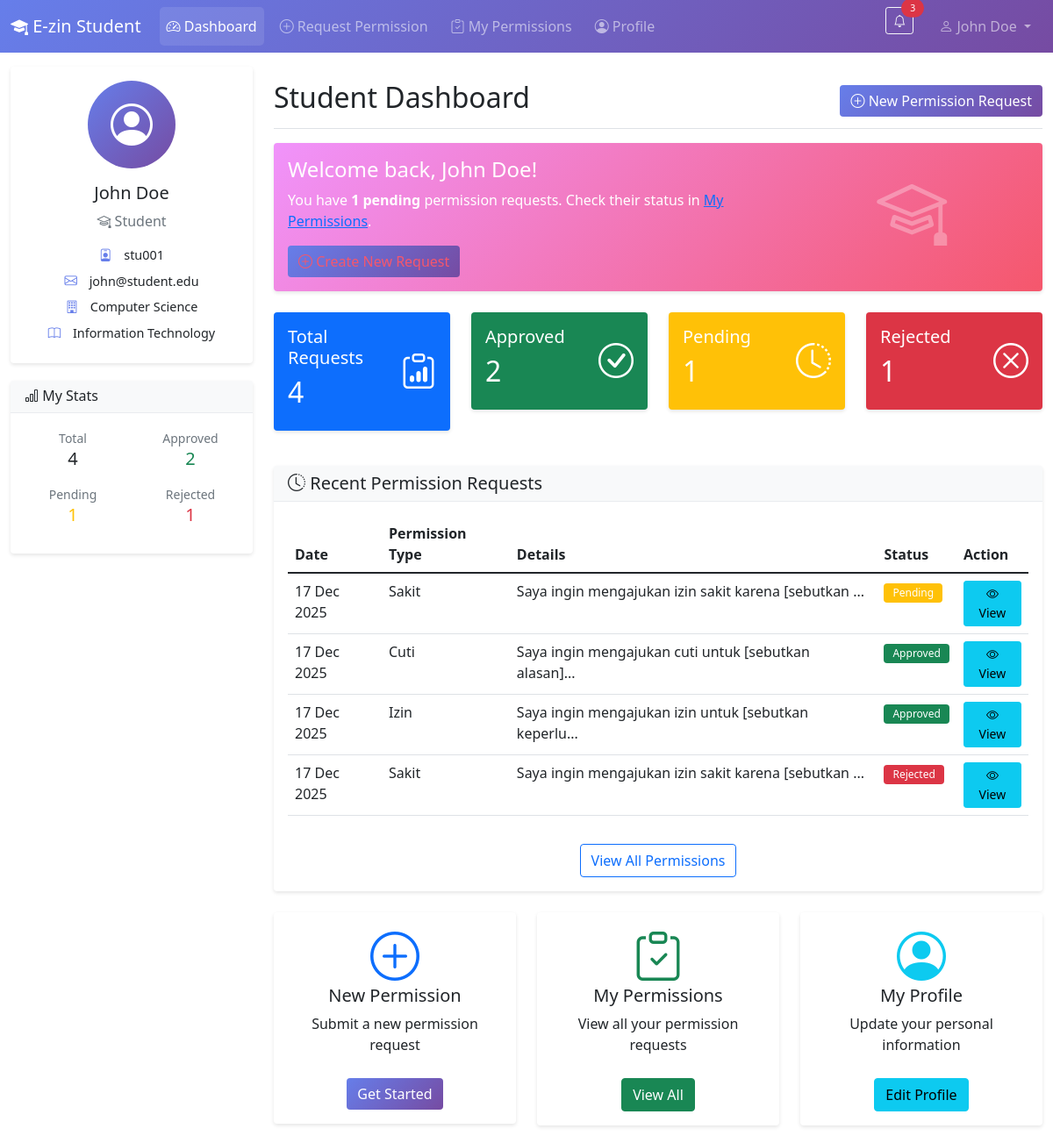
The page /student/dashboard.php (signed in) on the database as committed earlier.
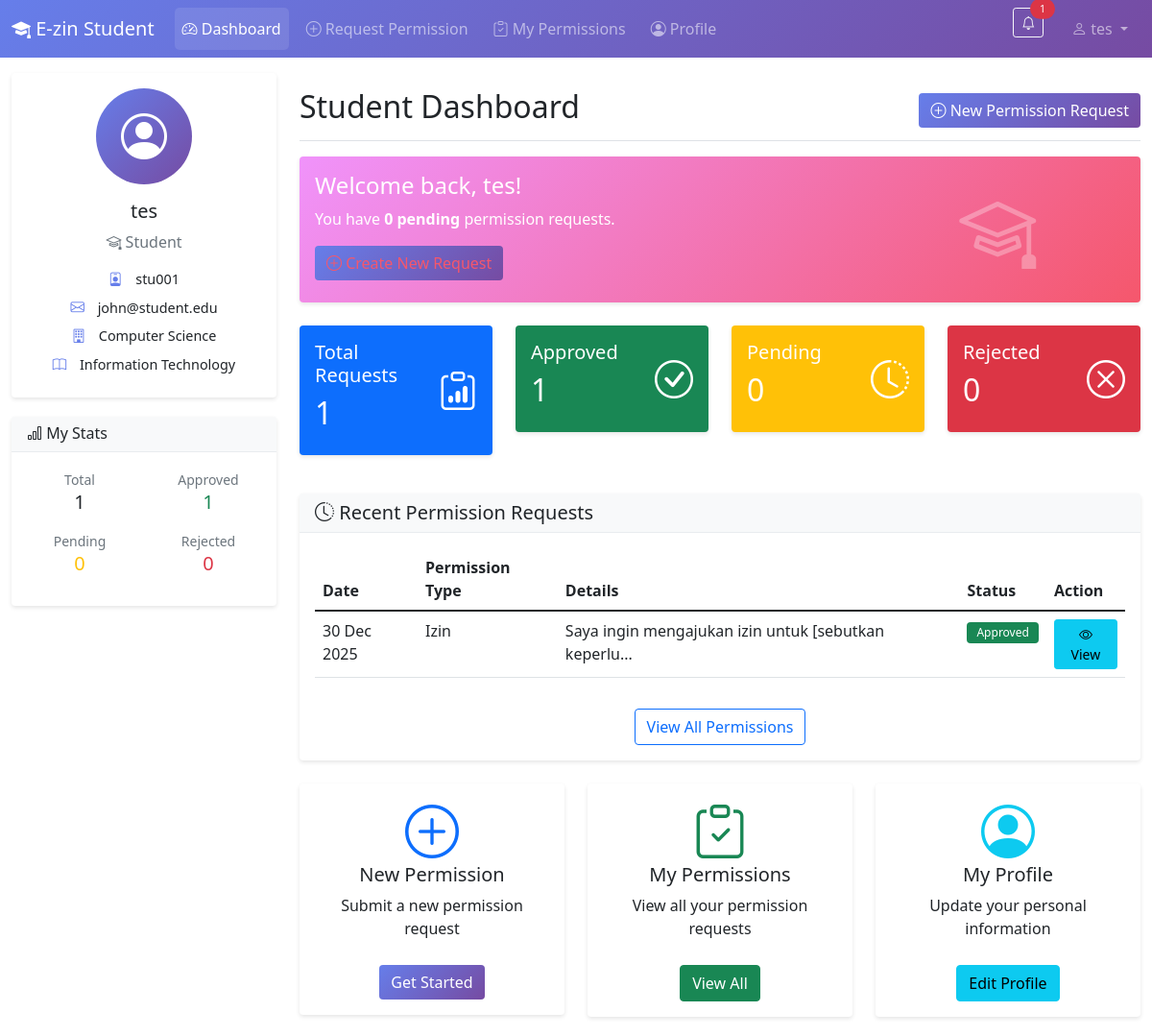
The same page on the database as committed later.
### tables this page shows
CREATE TABLE `employees` (
  `id` int(11) NOT NULL,
  `user_id` varchar(50) DEFAULT NULL,
  `name` varchar(100) DEFAULT NULL,
  `email` varchar(100) DEFAULT NULL,
  `subject` varchar(255) DEFAULT NULL,
  `role` enum('lecturer','staff','student') DEFAULT NULL,
  `phone` varchar(20) DEFAULT NULL,
  `department` varchar(100) DEFAULT NULL,
  `status` enum('active','inactive') DEFAULT 'active',
  `created_at` timestamp NOT NULL DEFAULT current_timestamp()
);

CREATE TABLE `permissions` (
  `id` int(11) NOT NULL,
  `user_id` varchar(50) DEFAULT NULL,
  `lecturer_id` varchar(50) DEFAULT NULL,
  `name` varchar(100) DEFAULT NULL,
  `role` enum('lecturer','staff','student') DEFAULT NULL,
  `permission_type` varchar(100) DEFAULT NULL,
  `detail_permission` text DEFAULT NULL,
  `status` enum('pending','approved','rejected') DEFAULT 'pending',
  `created_at` timestamp NOT NULL DEFAULT current_timestamp(),
  `start_date` date DEFAULT NULL,
  `end_date` date DEFAULT NULL,
  `attachment_file` varchar(255) DEFAULT NULL,
  `file_type` varchar(50) DEFAULT NULL,
  `file_size` int(11) DEFAULT NULL
);

### student/dashboard.php (the view, shortened to what the changed rows need)
<?php
require_once 'includes/header.php';
require_once '../config/database.php';
$stmt = $pdo->prepare("SELECT * FROM permissions WHERE user_id = ? ORDER BY created_at DESC LIMIT 5");
$stmt->execute([$_SESSION['user_id']]);
$recent_permissions = $stmt->fetchAll();
$statsStmt = $pdo->prepare("SELECT
    COUNT(*) as total,
    SUM(CASE WHEN status = 'approved' THEN 1 ELSE 0 END) as approved,
    SUM(CASE WHEN status = 'pending' THEN 1 ELSE 0 END) as pending,
    SUM(CASE WHEN status = 'rejected' THEN 1 ELSE 0 END) as rejected
    FROM permissions WHERE user_id = ?");
$statsStmt->execute([$_SESSION['user_id']]);
$stats = $statsStmt->fetch();
?>
<div class="d-flex justify-content-between flex-wrap flex-md-nowrap align-items-center pt-3 pb-2 mb-3 border-bottom">
    <h1 class="h2">Student Dashboard</h1>
</div>
<div class="card welcome-card mb-4">
    <div class="card-body">
        <div class="row">
            <div class="col-md-8">
                <h4 class="card-title">Welcome back, <?php echo $_SESSION['name']; ?>!</h4>
                <p class="card-text">
                    You have <strong><?php echo $stats['pending'] ?? 0; ?> pending</strong> permission requests.
                    <?php if($stats['pending'] > 0): ?>
                        Check their status in <a href="my_permissions.php">My Permissions</a>.
                    <?php endif; ?>
                </p>
                <a href="permissions.php" class="btn btn-primary">
                    <i class="bi bi-plus-circle"></i> Create New Request
                </a>
            </div>
        </div>
    </div>
</div>
<div class="row mb-4">
    <div class="col-md-3">
        <div class="card text-white bg-primary mb-3">
            <div class="card-body">
                <div class="d-flex justify-content-between align-items-center">
                    <div>
                        <h5 class="card-title">Total Requests</h5>
                        <h2><?php echo $stats['total'] ?? 0; ?></h2>
                    </div>
                </div>
            </div>
        </div>
    </div>
    <div class="col-md-3">
        <div class="card text-white bg-success mb-3">
            <div class="card-body">
                <div class="d-flex justify-content-between align-items-center">
                    <div>
                        <h5 class="card-title">Approved</h5>
                        <h2><?php echo $stats['approved'] ?? 0; ?></h2>
                    </div>
                </div>
            </div>
        </div>
    </div>
    <div class="col-md-3">
        <div class="card text-white bg-warning mb-3">
            <div class="card-body">
                <div class="d-flex justify-content-between align-items-center">
                    <div>
                        <h5 class="card-title">Pending</h5>
                        <h2><?php echo $stats['pending'] ?? 0; ?></h2>
                    </div>
                </div>
            </div>
        </div>
    </div>
    <div class="col-md-3">
        <div class="card text-white bg-danger mb-3">
            <div class="card-body">
                <div class="d-flex justify-content-between align-items-center">
                    <div>
                        <h5 class="card-title">Rejected</h5>
                        <h2><?php echo $stats['rejected'] ?? 0; ?></h2>
                    </div>
                </div>
            </div>
        </div>
    </div>
</div>
<div class="card">
    <div class="card-body">
        <?php if(count($recent_permissions) > 0): ?>
            <div class="table-responsive">
                <table class="table table-hover">
                    <thead>
                        <tr>
                            <th>Date</th>
                            <th>Permission Type</th>
                            <th>Details</th>
                            <th>Status</th>
                            <th>Action</th>
                        </tr>
                    </thead>
                    <tbody>
                        <?php foreach($recent_permissions as $perm): ?>
                        <tr>
                            <td><?php echo date('d M Y', strtotime($perm['created_at'])); ?></td>
                            <td><?php echo htmlspecialchars($perm['permission_type']); ?></td>
                            <td>
                                <?php
                                $detail = $perm['detail_permission'];
                                echo strlen($detail) > 50 ? substr($detail, 0, 50) . '...' : $detail;
                                ?>
                            </td>
                            <td>
                                <span class="badge bg-<?php
                                    echo $perm['status'] == 'approved' ? 'success' :
                                           ($perm['status'] == 'rejected' ? 'danger' : 'warning');
                                ?>">
                                    <?php echo ucfirst($perm['status']); ?>
                                </span>
                            </td>
                            <td>
                                <a href="my_permissions.php?view=<?php echo $perm['id']; ?>"
                                   class="btn btn-sm btn-info">
                                    <i class="bi bi-eye"></i> View
                                </a>
                            </td>
                        </tr>
                        <?php endforeach; ?>
                    </tbody>
                </table>
            </div>
        <?php endif; ?>
    </div>
</div>
<?php require_once 'includes/footer.php'; ?>

### student/includes/header.php (shortened to what the changed rows need)
<?php
require_once '../config/database.php';
$stmt = $pdo->prepare("SELECT * FROM employees WHERE user_id = ?");
$stmt->execute([$_SESSION['user_id']]);
$student = $stmt->fetch();
$notif_stmt = $pdo->prepare("SELECT id, permission_type, status, created_at AS updated_at FROM permissions
                             WHERE user_id = ? AND status IN ('approved', 'rejected')
                             ORDER BY created_at DESC LIMIT 5");
$notif_stmt->execute([$_SESSION['user_id']]);
$recent_updates = $notif_stmt->fetchAll();
?>
<!DOCTYPE html>
<html lang="id">
<head>
    <link href="https://cdn.jsdelivr.net/npm/bootstrap@5.1.3/dist/css/bootstrap.min.css" rel="stylesheet">
    <link rel="stylesheet" href="https://cdn.jsdelivr.net/npm/bootstrap-icons@1.8.1/font/bootstrap-icons.css">
    <link rel="stylesheet" href="css/student-style.css">
</head>
<body>
    <nav class="navbar navbar-expand-lg navbar-dark student-navbar">
        <div class="container-fluid">
            <div class="collapse navbar-collapse" id="studentNavbar">
                <div class="navbar-nav">
                    <div class="nav-item dropdown me-3">
                        <button class="btn btn-outline-light btn-sm position-relative"
                                type="button" data-bs-toggle="dropdown" id="notifBell">
                            <i class="bi bi-bell"></i>
                            <?php
                            $unread_count = 0;
                            foreach($recent_updates as $update) {
                                $unread_count++;
                            }
                            if ($unread_count > 0):
                            ?>
                                <span class="position-absolute top-0 start-100 translate-middle badge rounded-pill bg-danger">
                                    <?php echo $unread_count; ?>
                                </span>
                            <?php endif; ?>
                        </button>
                    </div>
                    <div class="nav-item dropdown">
                        <a class="nav-link dropdown-toggle" href="#" id="userDropdown" data-bs-toggle="dropdown">
                            <i class="bi bi-person"></i> <?php echo $_SESSION['name']; ?>
                        </a>
                    </div>
                </div>
            </div>
        </div>
    </nav>
    <div class="container-fluid mt-3">
        <div class="row">
            <div class="col-md-3 mb-3">
                <div class="card student-info-card">
                    <div class="card-body text-center">
                        <div class="student-avatar mb-3">
                            <i class="bi bi-person-circle"></i>
                        </div>
                        <h5 class="card-title"><?php echo $student['name']; ?></h5>
                        <p class="card-text text-muted">
                            <i class="bi bi-mortarboard"></i> Student
                        </p>
                        <div class="student-details">
                            <p><i class="bi bi-person-badge"></i> <?php echo $student['user_id']; ?></p>
                            <p><i class="bi bi-envelope"></i> <?php echo $student['email']; ?></p>
                            <?php if(!empty($student['department'])): ?>
                                <p><i class="bi bi-building"></i> <?php echo $student['department']; ?></p>
                            <?php endif; ?>
                            <?php if(!empty($student['subject'])): ?>
                                <p><i class="bi bi-book"></i> <?php echo $student['subject']; ?></p>
                            <?php endif; ?>
                        </div>
                    </div>
                </div>
                <div class="card mt-3">
                    <div class="card-body">
                        <?php
                        $statsStmt = $pdo->prepare("SELECT
                            (SELECT COUNT(*) FROM permissions WHERE user_id = ?) as total,
                            (SELECT COUNT(*) FROM permissions WHERE user_id = ? AND status = 'approved') as approved,
                            (SELECT COUNT(*) FROM permissions WHERE user_id = ? AND status = 'pending') as pending,
                            (SELECT COUNT(*) FROM permissions WHERE user_id = ? AND status = 'rejected') as rejected");
                        $statsStmt->execute([$_SESSION['user_id'], $_SESSION['user_id'], $_SESSION['user_id'], $_SESSION['user_id']]);
                        $stats = $statsStmt->fetch();
                        ?>
                        <div class="row text-center">
                            <div class="col-6 mb-2">
                                <small class="text-muted">Total</small>
                                <h5><?php echo $stats['total']; ?></h5>
                            </div>
                            <div class="col-6 mb-2">
                                <small class="text-muted">Approved</small>
                                <h5 class="text-success"><?php echo $stats['approved']; ?></h5>
                            </div>
                            <div class="col-6 mb-2">
                                <small class="text-muted">Pending</small>
                                <h5 class="text-warning"><?php echo $stats['pending']; ?></h5>
                            </div>
                            <div class="col-6 mb-2">
                                <small class="text-muted">Rejected</small>
                                <h5 class="text-danger"><?php echo $stats['rejected']; ?></h5>
                            </div>
                        </div>
                    </div>
                </div>
            </div>
            <main class="col-md-9">

Rows that differ between the two databases and show on the page:
removed permissions: created_at "17 Dec 2025", permission_type "Sakit", detail_permission "Saya ingin mengajukan izin sakit karena [sebutkan", status "Pending"
removed permissions: created_at "17 Dec 2025", permission_type "Cuti", detail_permission "Saya ingin mengajukan cuti untuk [sebutkan alasan]", status "Approved"
removed permissions: created_at "17 Dec 2025", permission_type "Izin", detail_permission "Saya ingin mengajukan izin untuk [sebutkan keperlu", status "Approved"
removed permissions: created_at "17 Dec 2025", permission_type "Sakit", detail_permission "Saya ingin mengajukan izin sakit karena [sebutkan", status "Rejected"
changed employees "stu001": name "John Doe" → "tes"
added permissions: created_at "30 Dec 2025", permission_type "Izin", detail_permission "Saya ingin mengajukan izin untuk [sebutkan keperlu", status "Approved"
Other text that changed with them:
$unread_count: "3" → "1"
$_SESSION['name']: "John Doe" → "tes"
$stats['total']: "4" → "1"
$stats['approved']: "2" → "1"
$stats['pending']: "1" → "0"
$stats['rejected']: "1" → "0"
text no longer shown: "Check their status in My Permissions ."
